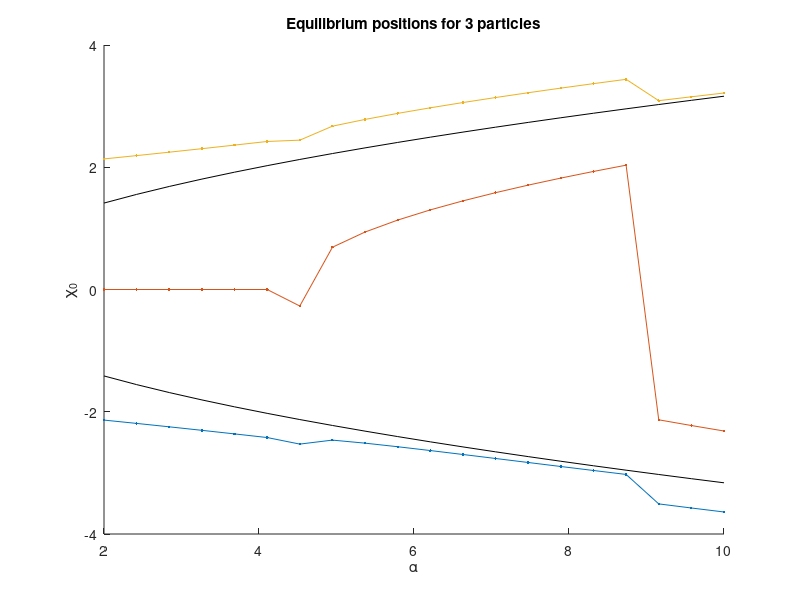

Write MATLAB code to recreate this figure. (Note: this script raises an error after producing the figure.)
clc
clear all

disp('3 particle tunneling splitting calculation.')
tic
% 3 particle Equilibrium positions

Na      = 20;
alpha   = linspace(2, 10, Na);
eta     = 20;
Eq_Pos  = [];
Beta    = 0.00000001;

Eq_pos_3 = [];

for i = 1:Na
    a = alpha(i);
    Potential = @(x) 0.25 * (x(1)^2 - a)^2 + 0.25 * (x(2)^2 - a)^2 + 0.25 * (x(3)^2 - a)^2 + eta/abs(x(1) - x(2)) + eta/abs(x(1) - x(3)) + eta/abs(x(2) - x(3));
    % options = optimset('Display','iter','PlotFcns',@optimplotfval, 'TolFun', 1e-8, 'TolX', 1e-8);
   options = optimset('TolFun', 1e-12, 'TolX', 1e-12, 'MaxFunEvals', 10^6, 'MaxIter', 10^6);
    x_start = [-sqrt(a)-1 -sqrt(a)+1 sqrt(a)];
    [x0, fval0] = fminsearch(Potential, x_start, options);
    Eq_pos_3(i, :) = x0;
    FuncVal(i) = fval0;
end

disp('Done with 3 particles')

figure(1)
clf(figure(1))
hold on
title('Equilibrium positions for 3 particles')
xlabel('\alpha')
ylabel('\chi_0')
plot(alpha, Eq_pos_3(:, 1), '.-', 'DisplayName', '1st particle')
plot(alpha, Eq_pos_3(:, 2), '.-', 'DisplayName', '2nd particle')
plot(alpha, Eq_pos_3(:, 3), '.-', 'DisplayName', '3rd particle')
plot(alpha, sqrt(alpha), 'k')
plot(alpha, -sqrt(alpha), 'k')
yline(0)
legend
hold off


figure(2)
clf(figure(2))
hold on
title('Value of the minima of the function')
xlabel('\alpha')
ylabel('Fvals')
plot(alpha, FuncVal,                  'DisplayName', 'Function value')
% plot(alpha, (Eq_pos - sqrt(alpha)))
set(gca, 'Yscale', 'log')
yline(min(FuncVal))
hold off

%%
Nx1 = 40;
Nx2 = 70;
Nx3 = 40;
Nx1 * Nx2 * Nx3

XMin1    = -6;
XMax1    = 0;

XMin2    = -5;
XMax2    = 5;

XMin3    = 0;
XMax3    = 6;

x1 = linspace(XMin1, XMax1, Nx1);
x2 = linspace(XMin2, XMax2, Nx2);
x3 = linspace(XMin3, XMax3, Nx3);
dx1 = x1(2) - x1(1);
dx2 = x2(2) - x2(1);
dx3 = x3(2) - x3(1);

K1 = -1/(2 * dx1^2);
K2 = -1/(2 * dx2^2);
K3 = -1/(2 * dx3^2);

for i = 1:Nx1
    if i == 1
        KineticMtx1(i, i)        = -2 * K1;
    else
        KineticMtx1(i - 1, i)    = 1 * K1;
        KineticMtx1(i, i - 1)    = 1 * K1;
    end
end

for i = 1:Nx2
    if i == 1
        KineticMtx2(i, i)        = -2 * K2;
    else
        KineticMtx2(i - 1, i)    = 1 * K2;
        KineticMtx2(i, i - 1)    = 1 * K2;
    end
end

for i = 1:Nx3
    if i == 1
        KineticMtx3(i, i)        = -2 * K3;
    else
        KineticMtx3(i - 1, i)    = 1 * K3;
        KineticMtx3(i, i - 1)    = 1 * K3;
    end
end
KineticMtx1 = sparse(KineticMtx1);
KineticMtx2 = sparse(KineticMtx2);
KineticMtx3 = sparse(KineticMtx3);

K1      = kron(kron(KineticMtx1, speye(Nx2)), speye(Nx3));
K2      = kron(speye(Nx1), kron(KineticMtx2, speye(Nx3)));
K3      = kron(speye(Nx1), kron(speye(Nx2), KineticMtx3));
KineticMtx = K1 + K2 + K3;

for i = 1:length(alpha)
    PotentialMtx1 = sparse(zeros(Nx1));
    PotentialMtx2 = sparse(zeros(Nx2));
    PotentialMtx3 = sparse(zeros(Nx3));
    
    U1 = 0.25 * (x1.^2 - alpha(i)).^2;
    U2 = 0.25 * (x2.^2 - alpha(i)).^2;
    U3 = 0.25 * (x3.^2 - alpha(i)).^2;
    PotentialMtx1 = sparse(diag(U1));
    PotentialMtx2 = sparse(diag(U2));
    PotentialMtx3 = sparse(diag(U3));
    
    U1 = kron(kron(PotentialMtx1, speye(Nx2)), speye(Nx3));
    U2 = kron(speye(Nx1), kron(PotentialMtx2, speye(Nx3)));
    U3 = kron(kron(speye(Nx1), speye(Nx2)), PotentialMtx3);
    PotentialMtx = U1 + U2 + U3;
    
    Hamiltonian = KineticMtx + PotentialMtx;
    
    X_matrix1    = sparse(diag(x1));
    X_matrix2    = sparse(diag(x2));
    X_matrix3    = sparse(diag(x3));
    X1          = kron(X_matrix1, kron(speye(Nx2), speye(Nx3)));
    X2          = kron(speye(Nx1), kron(X_matrix2, speye(Nx3)));
    X3          = kron(kron(speye(Nx1), speye(Nx2)), X_matrix3);
    
    X12 = diag(X1) - diag(X2);
    X13 = diag(X1) - diag(X3);
    X23 = diag(X2) - diag(X3);

    InteractionMtx = eta ./ sqrt(X12.^2 + Beta^2) + eta ./ sqrt(X13.^2 + Beta^2) + eta ./ sqrt(X23.^2 + Beta^2);
    InteractionMtx = sparse(1:(Nx1 * Nx2 * Nx3), 1:(Nx1 * Nx2 * Nx3), InteractionMtx);
    
    Hamiltonian = Hamiltonian + InteractionMtx;
    
    Hamiltonian = (Hamiltonian + Hamiltonian') * 0.5;
    
    Temp_Proj = zeros((Nx1 * Nx2 * Nx3), 3);
    
    k = 1;
    for j = 1:(Nx1 * Nx2 * Nx3)
        if (X12(j) < -eps) && (X23(j) < -eps)
            Temp_Proj(k, :) = [k, j, 1];
            k = k + 1;
        end
    end

    Temp_Proj = Temp_Proj(1:(k-1), :);
    Projector = sparse(Temp_Proj(:, 1), Temp_Proj(:, 2), Temp_Proj(:, 3), k - 1, (Nx1 * Nx2 * Nx3));

    Hamiltonian = Projector * Hamiltonian * Projector';

    [Psi, E]    = eigs(Hamiltonian, 2, 'sa');
    Spectrum    = diag(E);
    dE(i)       = Spectrum(2) - Spectrum(1);
    disp(i)
end
%%
toc
figure(3)
%clf(figure(3))
hold on
plot(alpha - 2, dE)
set(gca, 'Yscale', 'log')
hold off

data.alpha = alpha;
data.EnergySplitting = dE;
data.Particle1space = x1;
data.Particle2space = x2;
data.Particle3space = x3;

name = ['EDSplitting_3_particles_restricted_Nx1_' num2str(Nx1) '_Nx2_' num2str(Nx2) '_Nx3_' num2str(Nx3) '_beta_' '0_1'];
save(name, 'data');



